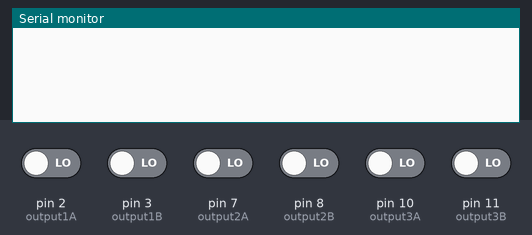
Simulated run of this sketch. Board: Arduino Uno, built with avr-gcc and run on an emulated ATmega328P. Shown: the last lines printed to the serial monitor. Inputs (shaded band) come from the test bench; at power-on: pin 2 (output1A), pin 3 (output1B), pin 7 (output2A), pin 8 (output2B), pin 10 (output3A), pin 11 (output3B) LOW.

Above: at 1.2 s.
1.3 s: pin 2 (output1A) driven HIGH
At 2.5 s:
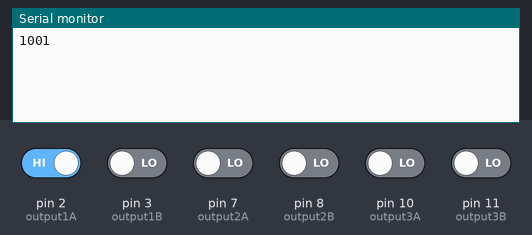
2.8 s: pin 7 (output2A) driven HIGH
At 3.8 s:
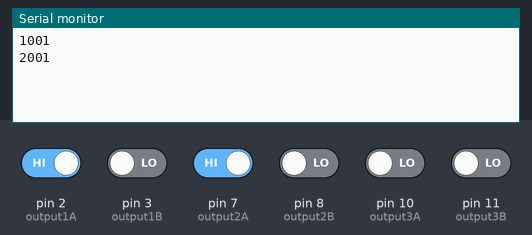
4.3 s: pin 10 (output3A) driven HIGH
At 5.0 s:
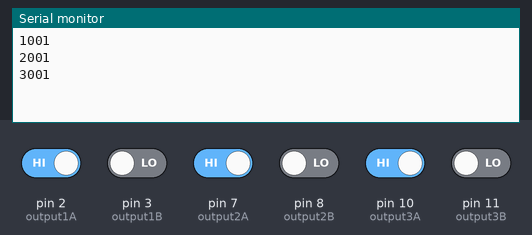
5.8 s: pin 2 (output1A) driven LOW
At 6.1 s:
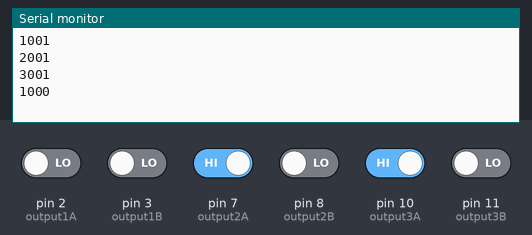
7.3 s: pin 7 (output2A) driven LOW
At 8.5 s:
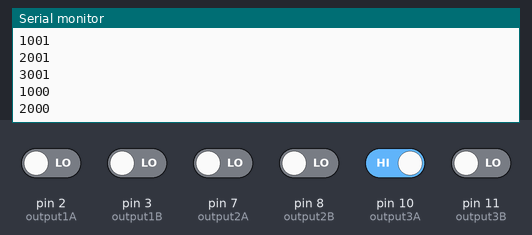
8.8 s: pin 10 (output3A) driven LOW
At 9.6 s:
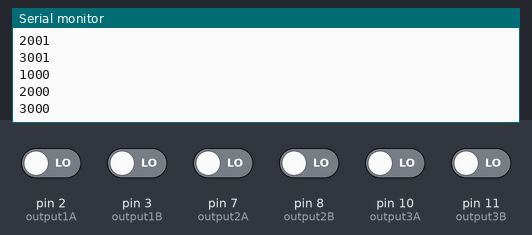
Timing chart, 0 to 11.3 s (numbered marks = the images above; inputs shaded):
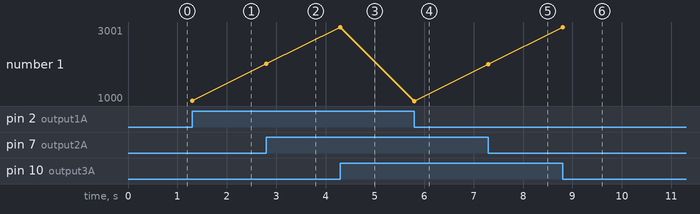

The sketch:

gyro.ino
```cpp
#define output1A 2
#define output1B 3
// pin 5 is broken
#define output2A 7
#define output2B 8
#define output3A 10
#define output3B 11
#define numberOfEncoders 3

int counter[] = {0, 0, 0};
int outputACurrentState[numberOfEncoders];
int outputAPreviousState[numberOfEncoders];

int outputA[] = {output1A, output2A, output3A};
int outputB[] = {output1B, output2B, output3B};
int basePadding = 1000;

void setup() {
  pinMode (output1A,INPUT);
  pinMode (output1B,INPUT);
  pinMode (output2A,INPUT);
  pinMode (output2B,INPUT);
  pinMode (output3A,INPUT);
  pinMode (output3B,INPUT);


  Serial.begin (9600);


  // Reads the initial state of all the outputs
  for (int i=0; i<numberOfEncoders; i++) {
    outputAPreviousState[i] = digitalRead(outputA[i]);
  }
}

void encoderLoop(int index) {
  // Reads the "current" state of all the outputs
  outputACurrentState[index] = digitalRead(outputA[index]);
  int c = 0;


  // If the previous and the current state of the output are different, that means a Pulse has occured
  if (outputACurrentState[index] != outputAPreviousState[index]){
    // Serial.println("index: " + (String)index + " current state: " + (String)outputACurrentState[index] + " previous state: " + (String)outputAPreviousState[index]);
    // If the post-output state is different to the pre-output state, that means the encoder is rotating clockwise
    if (digitalRead(outputB[index]) != outputACurrentState[index]) {
      c = 1;
    }

    // pad encoder output with big number to identify each encoder
    // e.g encoder 1: 1000/1001, encoder 2: 2000/2001, encoder 3: 3000/3001
    int paddedOutput = basePadding * (index + 1) + c;
    Serial.println(paddedOutput);

   // Compose the message for printing
   // pad encoder output with big number to identify each encoder
   // e.g encoder 1: 5000, encoder 2: 10000, encoder 3: 15000
   // int paddedOutput = basePadding * (index + 1) + counter[index];
   // Serial.println(paddedOutput);
  }

  // Updates the previous state of all the outputs with the current state
  outputAPreviousState[index] = outputACurrentState[index];
}

void loop() {
  for (int i=0; i<numberOfEncoders; i++) {
    encoderLoop(i);
  }
}
```

Measured:
- after the input at 1.3 s, the serial monitor: prints a new line at once (image 1)
- after the input at 2.8 s, the serial monitor: prints a new line at once (image 2)
- after the input at 4.3 s, the serial monitor: prints a new line at once (image 3)
- after the input at 5.8 s, the serial monitor: prints a new line at once (image 4)
- after the input at 7.3 s, the serial monitor: prints a new line at once (image 5)
- after the input at 8.8 s, the serial monitor: prints a new line at once (image 6)
- plotted number 1: 1001 → 2001 after the input at 2.8 s, 2001 → 3001 after the input at 4.3 s, 3001 → 1000 after the input at 5.8 s, 1000 → 2000 after the input at 7.3 s, 2000 → 3000 after the input at 8.8 s
